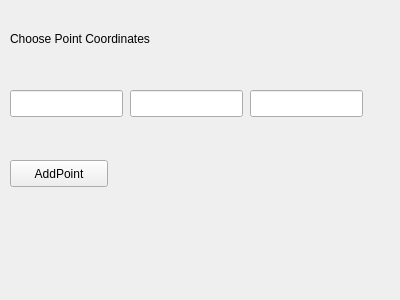
<?xml version="1.0" encoding="UTF-8"?>
<ui version="4.0">
 <class>PlannerWidget</class>
 <widget class="QWidget" name="PlannerWidget">
  <property name="geometry">
   <rect>
    <x>0</x>
    <y>0</y>
    <width>400</width>
    <height>300</height>
   </rect>
  </property>
  <property name="windowTitle">
   <string>Form</string>
  </property>
  <widget class="QPushButton" name="pushButton">
   <property name="geometry">
    <rect>
     <x>10</x>
     <y>160</y>
     <width>98</width>
     <height>27</height>
    </rect>
   </property>
   <property name="text">
    <string>AddPoint</string>
   </property>
  </widget>
  <widget class="QLabel" name="label">
   <property name="geometry">
    <rect>
     <x>10</x>
     <y>30</y>
     <width>181</width>
     <height>17</height>
    </rect>
   </property>
   <property name="text">
    <string>Choose Point Coordinates</string>
   </property>
  </widget>
  <widget class="QLineEdit" name="lineEdit">
   <property name="geometry">
    <rect>
     <x>10</x>
     <y>90</y>
     <width>113</width>
     <height>27</height>
    </rect>
   </property>
  </widget>
  <widget class="QLineEdit" name="lineEdit_2">
   <property name="geometry">
    <rect>
     <x>130</x>
     <y>90</y>
     <width>113</width>
     <height>27</height>
    </rect>
   </property>
  </widget>
  <widget class="QLineEdit" name="lineEdit_3">
   <property name="geometry">
    <rect>
     <x>250</x>
     <y>90</y>
     <width>113</width>
     <height>27</height>
    </rect>
   </property>
  </widget>
 </widget>
 <resources/>
 <connections/>
</ui>
